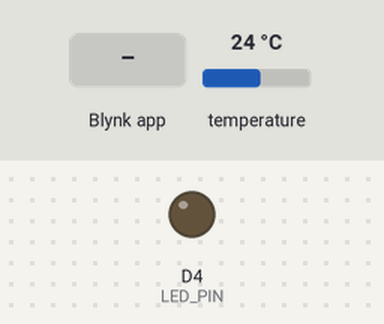
The sketch below on a simulated ESP8266 (NodeMCU). Parts: output pins drawn as LEDs (lit = HIGH). Inputs (shaded band) come from the test bench; at power-on: temperature 24 °C. WiFi joins after 1.5 s; servers stay silent unless stated.

Above: at 3.0 s.
3.1 s: Blynk app writes 0 to V0
At 4.6 s:
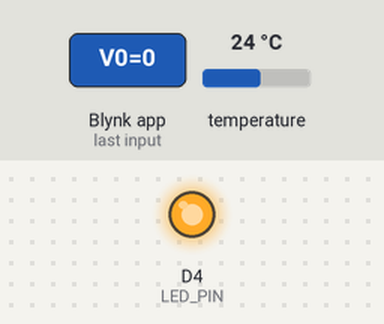
5.0 s: Blynk app writes 1 to V0
At 6.1 s:
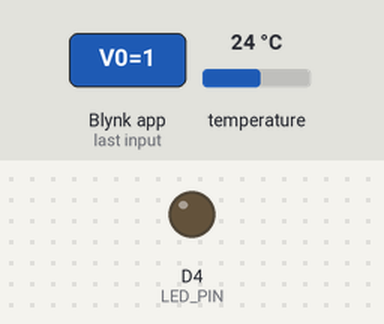
Timing chart, 0 to 8.0 s (numbered marks = the images above; inputs shaded):
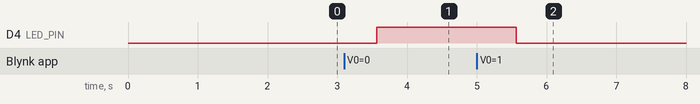

Measured:
- after the input at 3.1 s, D4 (LED_PIN): LOW → HIGH after 0.47 s
- after the input at 5.0 s, D4 (LED_PIN): HIGH → LOW after 0.57 s

The sketch:

Blynk_Dev-02.ino
```cpp
/*************************************************************

  This is a simple demo of sending and receiving some data.
  Be sure to check out other examples!
 *************************************************************/

/* Fill-in information from Blynk Device Info here */
#define BLYNK_TEMPLATE_ID "TMPLJxoMgMaz"
#define BLYNK_TEMPLATE_NAME "DS18 Temperature Template"
#define BLYNK_AUTH_TOKEN "zG3W5RwkgY1Ix8llri-RHc-eQNB4zprq"

/* Comment this out to disable prints and save space */
#define BLYNK_PRINT Serial

#define LED_PIN D4

//#include "Arduino.h"
#include <ESP8266WiFi.h>
#include <BlynkSimpleEsp8266.h>
//libraries for DS18 temperature sensor
#include <OneWire.h>
#include <DallasTemperature.h>

// DS18B20 GPIO pin
const int oneWireBus = D3;
// WiFi credentials.
char ssid[] = "PLUSNET-62C3JJ";
char pass[] = "xeav4bnMgJX7GV";

// Setup a oneWire instance to communicate with any OneWire devices
OneWire oneWire(oneWireBus);
// Pass the oneWire reference to Dallas Temperature sensor
DallasTemperature sensors(&oneWire);

// set up a Blynk timer to handle timed event (measure temp and send to Blynk)
BlynkTimer timer;

// This function is called every time the Virtual Pin 0 state changes
BLYNK_WRITE(V0)
{
  // Set incoming value from pin V0 to a variable
  int value = param.asInt();

  // turn on-board LED on or off via Blynk switch (LOW = on, hence 'not value')
  digitalWrite(LED_PIN, not value);

  // Update state back to Blync.console
  Blynk.virtualWrite(V1, value);
}

// This function is called every time the device is connected to the Blynk.Cloud
BLYNK_CONNECTED()
{
  // Change Web Link Button message to "Congratulations!"
  Blynk.setProperty(V3, "offImageUrl", "https://static-image.nyc3.cdn.digitaloceanspaces.com/general/fte/congratulations.png");
  Blynk.setProperty(V3, "onImageUrl",  "https://static-image.nyc3.cdn.digitaloceanspaces.com/general/fte/congratulations_pressed.png");
  Blynk.setProperty(V3, "url", "https://docs.blynk.io/en/getting-started/what-do-i-need-to-blynk/how-quickstart-device-was-made");
}

// This function sends Arduino's uptime every second to Virtual Pin 2.
void myTimerEvent()
{
  // You can send any value at any time.
  // Please don't send more that 10 values per second.
  sensors.requestTemperatures();
  float temperatureC = sensors.getTempCByIndex(0);
  //float temperatureF = sensors.getTempFByIndex(0);
  Blynk.virtualWrite(V2, temperatureC);
}

void setup()
{
  // Debug console
  Serial.begin(115200);

  Blynk.begin(BLYNK_AUTH_TOKEN, ssid, pass);
  // You can also specify server:
  //Blynk.begin(BLYNK_AUTH_TOKEN, ssid, pass, "blynk.cloud", 80);
  //Blynk.begin(BLYNK_AUTH_TOKEN, ssid, pass, IPAddress(192,168,1,100), 8080);

  // Setup a function to be called every second
  timer.setInterval(1000L, myTimerEvent);

  // Start the DS18B20 sensor
  sensors.begin();

  // set up onboard LED
  pinMode(LED_PIN, OUTPUT);
}

void loop()
{
  Blynk.run();
  timer.run();
  // You can inject your own code or combine it with other sketches.
  // Check other examples on how to communicate with Blynk. Remember
  // to avoid delay() function!
}
```
